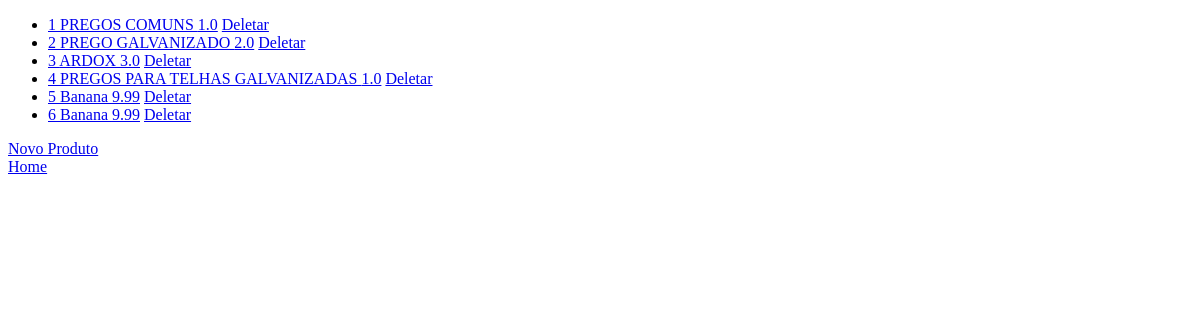
Page /clientes/listaprodutos/ on the earlier database version.
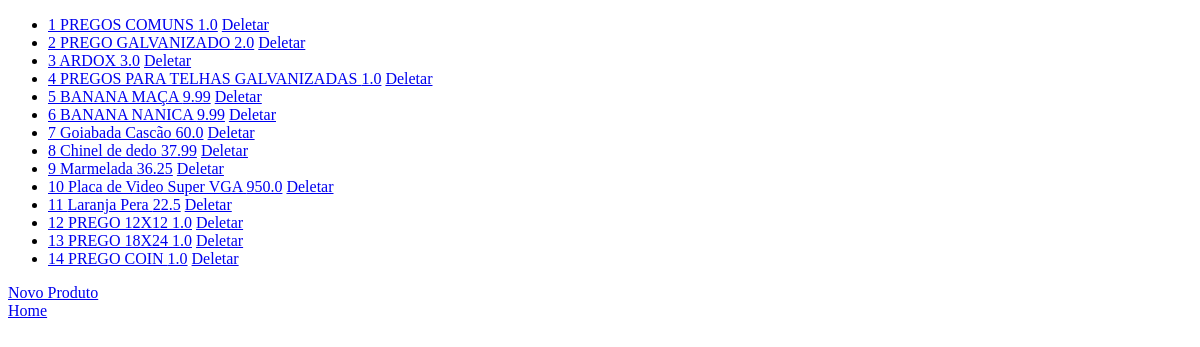
Same page on the later database version.
### clientes/models.py (models this page shows, shortened)
class Produtos(models.Model):
    pr_id = models.AutoField(primary_key=True, unique=True)
    pr_descricao = models.CharField(max_length=256)
    pr_preco = models.FloatField(default=0)

### clientes/views.py (the view)
# urls.py: path('listaprodutos/',lista_produtos, name="lista_produtos" ),
def lista_produtos(request):
    listaprodutos = Produtos.objects.all()
    return render(request, 'clientes/produtos.html', {"listaprodutos": listaprodutos})

### clientes/templates/clientes/produtos.html (shortened to what this page needs)
<!DOCTYPE html>
<html lang="en">
<head>
</head>
<body>
    <ul>
        {% for prod in listaprodutos %}
            <li>
                <a href="{% url 'produto_update' prod.pr_id %}">{{ prod.pr_id }} {{prod.pr_descricao}} {{ prod.pr_preco }}</a>
                <a href="{% url 'produto_delete' prod.pr_id %}">Deletar</a>
            </li>
        {% endfor %}
    </ul>
        <a href="{% url 'cadastro_produto' %}">Novo Produto</a>
        <br>
        <a href="{% url 'home' %}">Home</a>
</body>
</html>

Differences in the rows shown:
changed Produtos id 5: pr_descricao "Banana" → "BANANA MAÇA"
changed Produtos id 6: pr_descricao "Banana" → "BANANA NANICA"
added Produtos: pr_id "7", pr_descricao "Goiabada Cascão", pr_preco "60.0"
added Produtos: pr_id "8", pr_descricao "Chinel de dedo", pr_preco "37.99"
added Produtos: pr_id "9", pr_descricao "Marmelada", pr_preco "36.25"
added Produtos: pr_id "10", pr_descricao "Placa de Video Super VGA", pr_preco "950.0"
added Produtos: pr_id "11", pr_descricao "Laranja Pera", pr_preco "22.5"
added Produtos: pr_id "12", pr_descricao "PREGO 12X12", pr_preco "1.0"
added Produtos: pr_id "13", pr_descricao "PREGO 18X24", pr_preco "1.0"
added Produtos: pr_id "14", pr_descricao "PREGO COIN", pr_preco "1.0"
